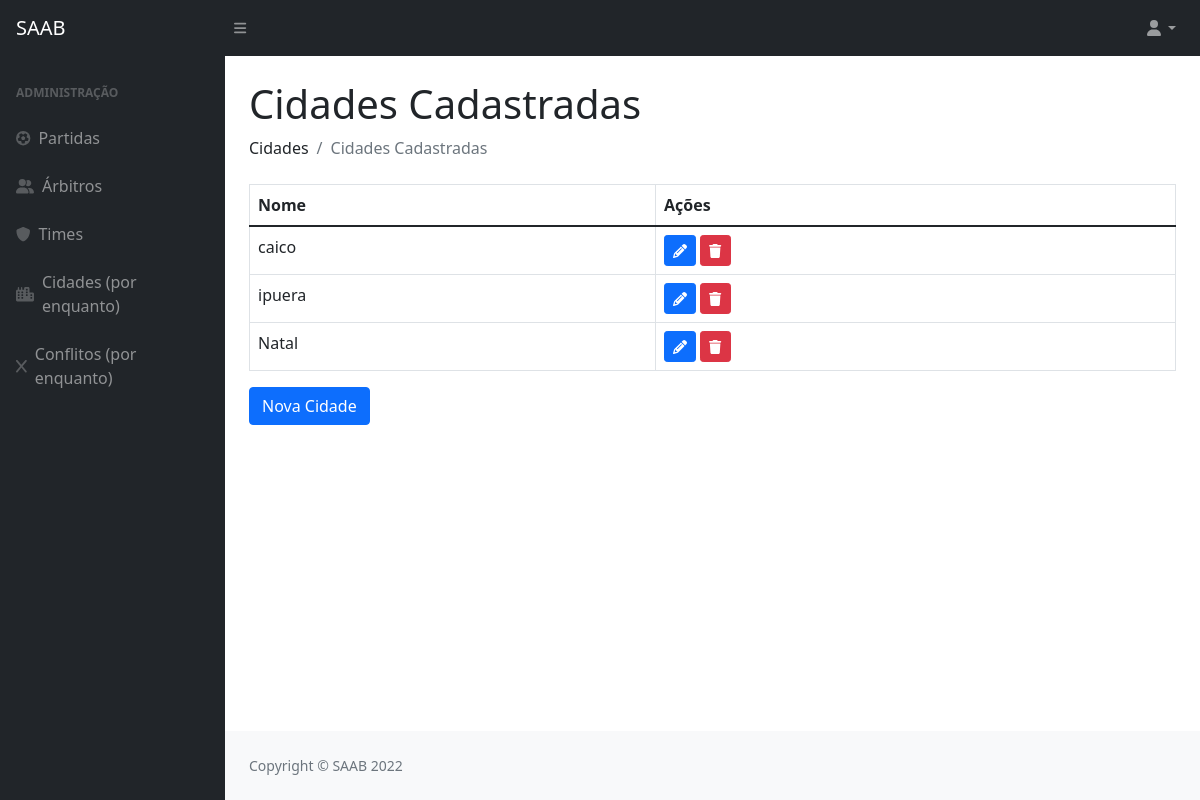
Page /cidades/ on the committed database.
### privado/models.py (models this page shows, shortened)
class Cidade(models.Model):
    codigo = models.AutoField(primary_key=True)
    nome = models.CharField(max_length=100)

### privado/views.py (the view)
# urls.py: path('cidades/', cidades, name="url_cidades"),
def cidades(request):
    cidd = Cidade.objects.all()
    pacote = {"cidades": cidd, "editCidade": 123}
    return render(request, "SAAB/cidades.html", pacote)

### privado/templates/SAAB/cidades.html (shortened to what this page needs)
{% extends 'SAAB/layout.html' %}
{% block conteudo %}
{% load static %}
{% load crispy_forms_tags %}
<!DOCTYPE html>
<html>
    <head>
    </head>
    <body>
        <h1 class="mt-4">Cidades Cadastradas</h1>
        <ol class="breadcrumb mb-4">
            <li class="breadcrumb-item">Cidades</li>
            <li class="breadcrumb-item active">Cidades Cadastradas</li>
        </ol>
        <table class="table table-bordered">
            <thead>
                <tr>
                    <th>Nome</th>
                    <th>Ações</th>
                </tr>
            </thead>
            {% for i in cidades %}
                <tr>
                    <td>{{ i.nome }}</td>
                    <td>
                        <a href="{% url 'url_updateCidade' i.codigo %}"><button class="btn btn-primary btn-sm"><i class="fas fa-pencil"></i></button></a>
                        <a href="{% url 'url_deleteCidade' i.codigo %}"><button class="btn btn-danger btn-sm"><i class="fas fa-trash"></i></button></a>
                    </td>
                </tr>
            {% endfor %}
        </table>
        <a href="{% url 'url_formCidade' %}"><button  class="btn btn-primary">Nova Cidade</button></a>
    </body>
</html>
{% endblock %}

### rows in the picture
Cidade: nome "caico"
Cidade: nome "ipuera"
Cidade: nome "Natal"
